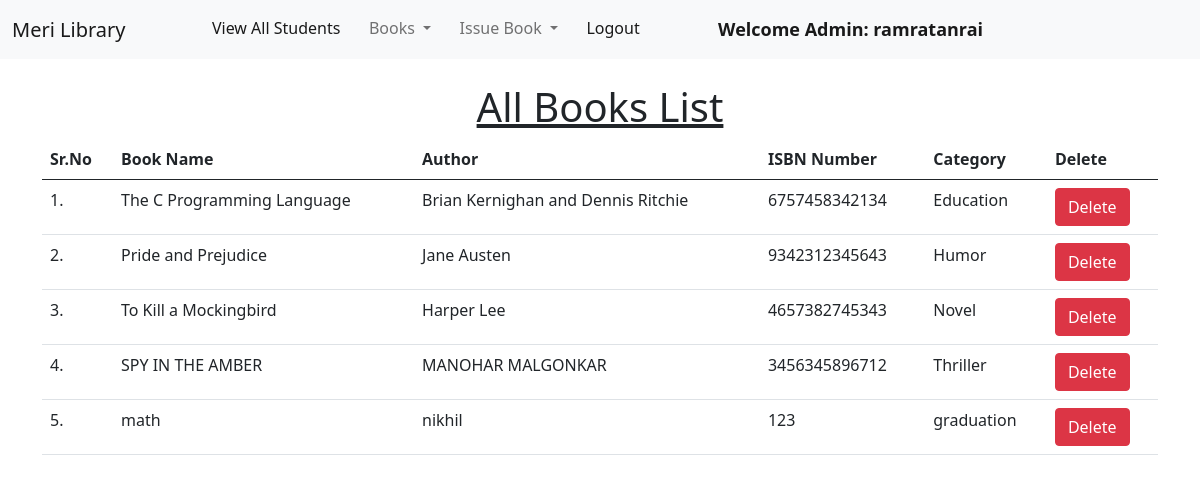
The page /view_books/ (signed in) on the database its author committed.
### library/models.py (models this page shows, shortened)
class Book(models.Model):
    name = models.CharField(max_length=200)
    author = models.CharField(max_length=200)
    isbn = models.PositiveIntegerField()
    category = models.CharField(max_length=50)

### library/views.py (the view)
# urls.py: path("view_books/", views.view_books, name="view_books"),
@login_required(login_url = '/admin_login')
def view_books(request):
    books = Book.objects.all()
    return render(request, "view_books.html", {'books':books})

### library/templates/view_books.html (shortened to what this page needs)
{% extends 'admin_navbar.html' %}
{% load static %}
{% block body %}
<div class="container mt-4">
    <h1 class="text-center"><u>All Books List</u></h1>
    <table class="table table-hover" id="example">
        <thead>
            <tr>
                <th>Sr.No</th>
                <th>Book Name</th>
                <th>Author</th>
                <th>ISBN Number</th>
                <th>Category</th>
                <th>Delete</th>
            </tr>
        </thead>
        <tbody>
            {% for book in books %}
            <tr>
                <td>{{forloop.counter}}.</td>
                <td>{{book.name}}</td>
                <td>{{book.author}}</td>
                <td>{{book.isbn}}</td>
                <td>{{book.category}}</td>
                <td><a href="/delete_book/{{book.id}}/" class="btn btn-danger" onclick="return confirm('Are you sure you want to delete this book?')">Delete</a></td>
            </tr>
            {% endfor %}
        </tbody>
    </table>
    </div>
{% endblock %}

### library/templates/admin_navbar.html (shortened to what this page needs)
<!doctype html>
<html lang="en">
  <head>
    <link href="https://cdn.jsdelivr.net/npm/bootstrap@5.1.0/dist/css/bootstrap.min.css" rel="stylesheet">
    <link rel="stylesheet" href="https://cdn.datatables.net/1.10.25/css/jquery.dataTables.min.css">
    <link rel="stylesheet" href="https://cdn.datatables.net/buttons/1.7.1/css/buttons.dataTables.min.css">
  </head>
  <body>
    <nav class="navbar navbar-expand-lg navbar-light bg-light">
        <div class="container-fluid">
          <a class="navbar-brand" href="#">Meri Library</a>
          <div class="collapse navbar-collapse" id="navbarSupportedContent">
            <ul class="navbar-nav me-auto mb-2 mb-lg-0">
              <li class="nav-item">
                <a class="nav-link active" aria-current="page" href="/view_students/">View All Students</a>
              </li>
              <li class="nav-item dropdown">
                <a class="nav-link dropdown-toggle" href="#" id="navbarDropdown" role="button" data-bs-toggle="dropdown" aria-expanded="false">
                  Books
                </a>
              </li>
              <li class="nav-item dropdown">
                <a class="nav-link dropdown-toggle" href="#" id="navbarDropdown" role="button" data-bs-toggle="dropdown" aria-expanded="false">
                  Issue Book
                </a>
              </li>
              <li class="nav-item">
                <a class="nav-link active" aria-current="page" href="/logout/">Logout</a>
              </li>
              <li class="nav-item">
                <a style="font-weight:600; font-family:'Segoe UI', Tahoma, Geneva, Verdana, sans-serif; font-size: large;" class="nav-link active" href="#">Welcome Admin: {{request.user}}</a>
              </li>
            </ul>
          </div>
        </div>
      </nav>
      {% block body %}
      {% endblock %}
  </body>
</html>

### rows shown on the page
Book: name "The C Programming Language", author "Brian Kernighan and Dennis Ritchie", isbn "6757458342134", category "Education"
Book: name "Pride and Prejudice", author "Jane Austen", isbn "9342312345643", category "Humor"
Book: name "To Kill a Mockingbird", author "Harper Lee", isbn "4657382745343", category "Novel"
Book: name "SPY IN THE AMBER", author "MANOHAR MALGONKAR", isbn "3456345896712", category "Thriller"
Book: name "math", author "nikhil", isbn "123", category "graduation"

### other values the page prints
{{ request.user }} "ramratanrai"
